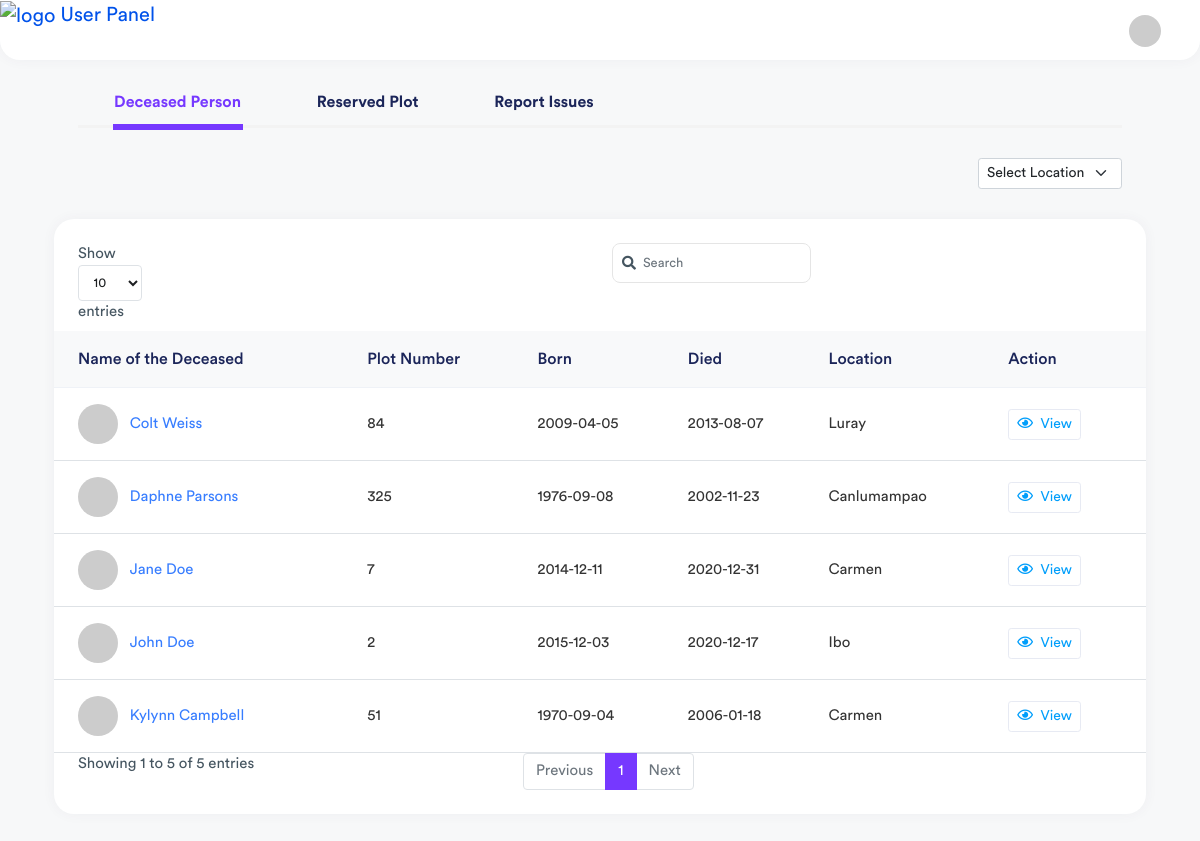
Screenshot of /user/index.php?q=person (signed in) with the database file from the repository.
### tables this page shows
CREATE TABLE `tblpeople` (
  `PEOPLEID` int(11) NOT NULL,
  `FNAME` varchar(100) NOT NULL,
  `GRAVENO` int(11) NOT NULL,
  `BORNDATE` date NOT NULL,
  `DIEDDATE` date NOT NULL,
  `CATEGORIES` enum('1','2','3') NOT NULL,
  `LOCATION` enum('Poog','Luray','Dumlog','Canlumampao','Ibo','Carmen','Sangi') NOT NULL
);

### user/index.php (called while the page is built, shortened)
<?php
require_once("theme/templates.php");

### include/database.php (called while the page is built, shortened)
<?php
class Database {
	var $sql_string = '';
	private $conn;
	public function open_connection() {
		$this->conn = mysqli_connect(server,user,pass);
		if(!$this->conn){
			echo "Problem in database connection! Contact administrator!";
			exit();
		}else{
			$db_select = mysqli_select_db($this->conn,database_name);
		}
	}
	function setQuery($sql='') {
		$this->sql_string=$sql;
	}
	function executeQuery() {
		$result = mysqli_query($this->conn,$this->sql_string);
		return $result;
	}
	private function confirm_query($result) {
		return $result;
	}
	function loadResultList( $key='' ) {
		$cur = $this->executeQuery();
		$array = array();
		while ($row = mysqli_fetch_object($cur)) {
			if ($key) {
				$array[$row->$key] = $row;
			} else {
				$array[] = $row;
			}
		}
		return $array;
	}
	public function num_rows($result_set) {
		return mysqli_num_rows($result_set);
	}
}
$mydb = new Database();
?>

### user/person.php (the view, shortened to what this page needs)
<div class="col-xl-12 d-flex">
	<div class="content container-fluid">
		<div class="card invoices-tabs-card">
			<div class="card-body card-body pt-0 pb-0">
				<div class="invoices-items-main-tabs">
					<div class="row align-items-center">
						<div class="col-lg-12 col-md-12">
							<div class="invoices-items-tabs">
								<ul>
									<li><a href="?q=person" class="active">Deceased Person</a></li>
									<li><a href="?q=view-reserve">Reserved Plot</a></li>
									<li><a href="?q=report">Report Issues</a></li>
								</ul>
							</div>
						</div>
					</div>
				</div>
			</div>
		</div>
		<div class="card invoices-tabs-card">
			<div class="card-body card-body pt-0 pb-0">
				<div class="invoices-main-tabs border-0 pb-0">
					<div class="row align-items-center">
						<div class="col-lg-12 col-md-12">
							<div class="invoices-settings-btn invoices-settings-btn-one">
								<form method="POST" action="index.php?q=person">
									<select name="location" class="form-select form-select-sm" aria-label=".form-select-sm example" onchange="this.form.submit()">
										<option hidden selected>Select Location</option>
									</select>
								</form>
							</div>
						</div>
					</div>
				</div>
			</div>
		</div>
		<div class="row">
			<div class="col-12">
				<div class="card card-table">
					<div class="card-body">
						<div class="table-responsive">
							<table class="table table-stripped table-hover datatable">
								<thead class="thead-light">
									<tr>
										<th>Name of the Deceased</th>
										<th>Plot Number</th>
										<th>Born</th>
										<th>Died</th>
										<th>Location</th>
										<th class="text-right">Action</th>
									</tr>
								</thead>
								<tbody>
									<?php
									$mydb->setQuery("SELECT * FROM tblpeople");
									$cur = $mydb->executeQuery();
									$numrows = $mydb->num_rows($cur);
									if (isset($_POST['location'])) {
										if (isset($_GET['name'])) {
											$sql = "SELECT * FROM tblpeople WHERE LOCATION='" . $_POST['location'] . "' AND GRAVENO = '" . $_GET['graveno'] . "' AND FNAME ='" . $_GET['name'] . "'";
										} else {
											$sql = "SELECT * FROM tblpeople WHERE LOCATION='" . $_POST['location'] . "'";
										}
									} else {
										$sql = "SELECT * FROM tblpeople";
									}
									$mydb->setQuery($sql);
									if ($numrows > 0) {
										$cur = $mydb->loadResultList();
										foreach ($cur as $res) {
											echo '<tr>';
											echo '<td><a href="index.php?q=person&graveno='.$res->GRAVENO.'&name='.$res->FNAME.'&location='.$res->LOCATION.'&section='.$res->CATEGORIES.'"><img class="avatar avatar-sm me-2 avatar-img rounded-circle" src="https://ui-avatars.com/api/?name='.$res->FNAME.'&background=random&color=000&rounded=true&size=32&bold=true&format=svg" alt="Person Image"> '.$res->FNAME.'</a></td>';
											echo '<td>'.$res->GRAVENO.'</td>';
											echo '<td>'.$res->BORNDATE.'</td>';
											echo '<td>'.$res->DIEDDATE.'</td>';
											echo '<td>'.$res->LOCATION.'</td>';
											echo '<td class="text-right"><a href="index.php?q=details&id='.$res->PEOPLEID.'&graveno='.$res->GRAVENO.'&name='.$res->FNAME.'&location='.$res->LOCATION.'&section='.$res->CATEGORIES.'" class="btn btn-sm btn-white text-info me-2"><i class="far fa-eye me-1"></i> View</a></td>';
											echo '</tr>';
										}
									}else{
											echo '<tr>';
											echo '<td colspan="7" style="text-align:center">No Record Found!</td>';
											echo '</tr>';
									}?>
								</tbody>
							</table>
						</div>
					</div>
				</div>
			</div>
		</div>
	</div>
</div>

### rows the page displays
tblpeople: FNAME "John Doe", GRAVENO "2", BORNDATE "2015-12-03", DIEDDATE "2020-12-17", LOCATION "Ibo"
tblpeople: FNAME "Jane Doe", GRAVENO "7", BORNDATE "2014-12-11", DIEDDATE "2020-12-31", LOCATION "Carmen"
tblpeople: FNAME "Kylynn Campbell", GRAVENO "51", BORNDATE "1970-09-04", DIEDDATE "2006-01-18", LOCATION "Carmen"
tblpeople: FNAME "Colt Weiss", GRAVENO "84", BORNDATE "2009-04-05", DIEDDATE "2013-08-07", LOCATION "Luray"
tblpeople: FNAME "Daphne Parsons", GRAVENO "325", BORNDATE "1976-09-08", DIEDDATE "2002-11-23", LOCATION "Canlumampao"
